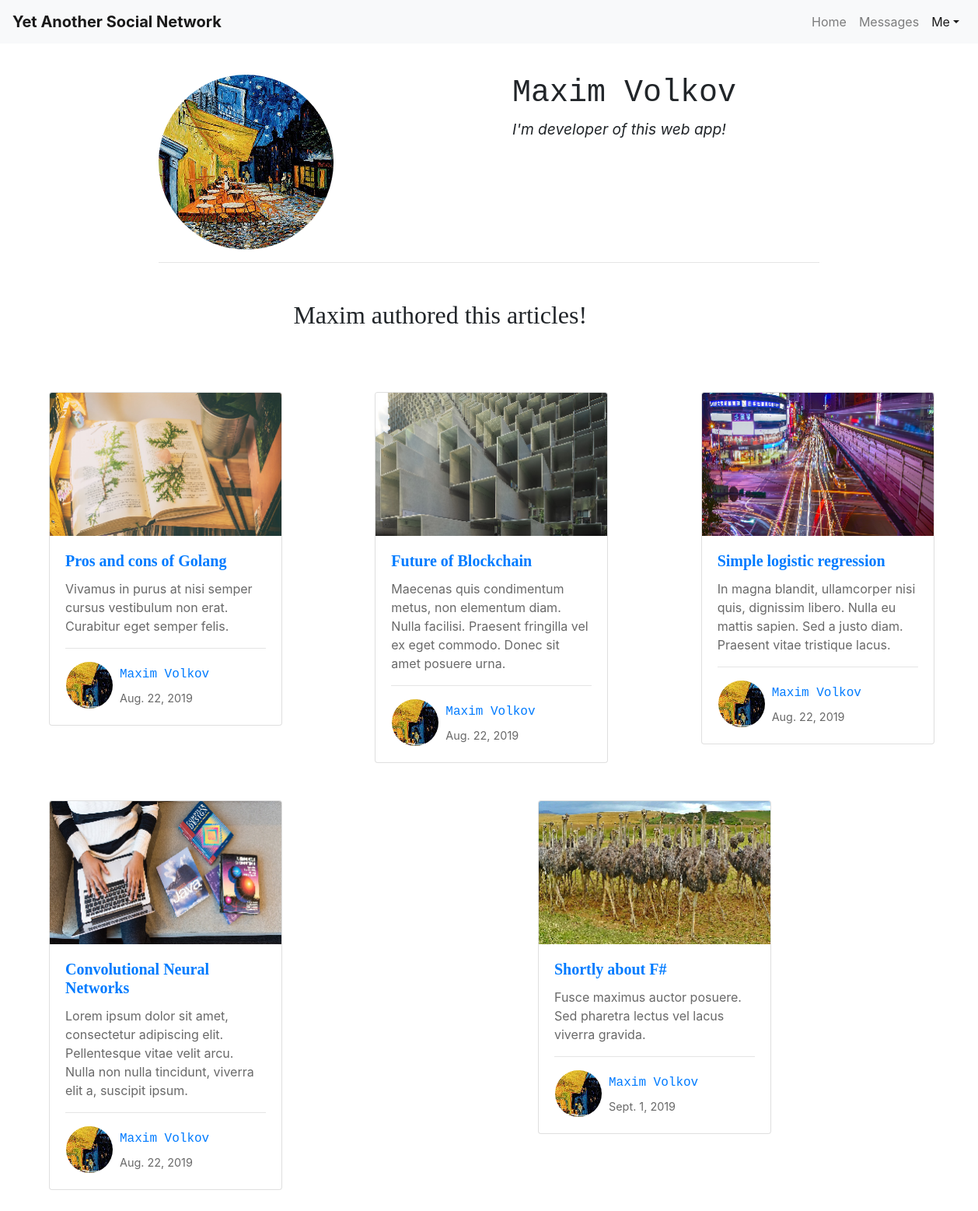
Page /user/maximvolk (signed in) on the committed database.
### users/models.py (models this page shows, shortened)
class CustomUser(AbstractUser):
    description = models.CharField(max_length=256)
    avatar = models.ImageField(upload_to=get_avatar_path, default='avatars/default.png', blank=True)
    avatar_preview = models.ImageField(upload_to=get_avatar_preview_path, null=True)

### blog/models.py (models this page shows, shortened)
class Article(models.Model):
    categories = [
        ('prog', 'Programming'),
        ('robo', 'Robotics'),
        ('math', 'Mathematics'),
        ('cs', 'Computer Science'),
        ('bc', 'Blockchain'),
        ('iot', 'Internet Of Things'),
        ('ml', 'Machine Learning'),
        ('hard', 'Hardware'),
        ('do', 'DevOps')
    ]
    title = models.CharField(max_length=256)
    annotation = models.TextField(max_length=150, default='Lorem ipsum')
    logo = models.ImageField(upload_to=get_logo_path, null=True)
    logo_preview = models.ImageField(upload_to=get_logo_preview_path, null=True)
    category = models.CharField(max_length=4, choices=categories)
    author = models.ForeignKey(get_user_model(), on_delete=models.CASCADE)
    date_created = models.DateField(auto_now_add=True)
    date_modified = models.DateField(auto_now=True)
    body = HTMLField('Content')

### users/views.py (the view)
# urls.py: path('user/', include('users.urls')),
@login_required
def user(request, username):
    user_ = CustomUser.objects.get(username=username)
    articles_ = Article.objects.filter(author__username=user_.username)
    articles = [articles_[i:i + 3] for i in range(0, len(articles_), 3)]
    context = {
        'user': user_,
        'articles': articles
    }
    return render(request, 'users/user.html', context)

### users/context_processors.py (called while the page is built)
def add_login_form(request):
    return {
        'login_form': LoginForm(),
    }

### users/templates/users/user.html (shortened to what this page needs)
{% extends "blog/base.html" %}
{% block content %}
    <div class="container" style="margin-top: 6em; max-width: 70%">
        <div class="row">
            <div class="col">
                <img class="rounded-circle" src="{{ user.avatar.url }}" alt="Author avatar">
            </div>
            <div class="col">
                <div class="container">
                    <div class="row">
                        <div class="col my-auto">
                            <h1 style="font-family: courier;">{{ user.first_name }} {{ user.last_name }}</h1>
                        </div>
                    </div>
                    <div class="row">
                        <div class="col my-auto">
                            <i><p style="font-size: 120%;">{{ user.description }}</p></i>
                        </div>
                    </div>
                </div>
            </div>
        </div>
        <hr>
    </div>
    <div class="mx-auto my-5" style="width: 40%;">
        <h2 style="font-family: verdana;">{{ user.first_name }} authored this articles!</h2>
    </div>
    <div class="container-fluid mx-5" style="padding-top: 2em;">
        {% for article_set in articles %}
            <div class="row mb-5">
                {% for article in article_set %}
                    <div class="col">
                        <div class="card" style="width: 300px;">
                            <a id="preview" href="/home/{{ article.category }}/{{ article.id }}">
                                <img class="card-img-top" src="{{ article.logo_preview.url }}" alt="Card image">
                                <div class="card-body">
                                    <h5 class="card-title" style="font-family: Verdana;"><strong>{{ article.title }}</strong></h5>
                                    <div class="card-text" style="color: dimgrey;">{{ article.annotation }}</div>
                                    <hr>
                                    <a id="author" href="/user/{{ article.author.username }}">
                                        <table>
                                            <tr>
                                                <td rowspan="2">
                                                    <img class="rounded-circle" src="{{ article.author.avatar_preview.url }}" alt="Author avatar">
                                                </td>
                                                <td style="padding-left: 0.5em;">
                                                    <span style="font-family: courier;">{{ article.author.first_name }} {{ article.author.last_name }}</span>
                                                </td>
                                            </tr>
                                            <tr>
                                                <td style="padding-left: 0.5em;">
                                                    <span style="font-size: 90%; color: dimgrey;">{{ article.date_created }}</span>
                                                </td>
                                            </tr>
                                        </table>
                                    </a>
                                </div>
                            </a>
                        </div>
                    </div>
                {% endfor %}
            </div>
        {% empty %}
            <div class="mx-auto my-3" style="width: 50%;">
                <h3>{{ user.first_name }} hasn't written any articles yet.</h3>
            </div>
        {% endfor %}
    </div>
{% endblock %}

### rows in the picture
CustomUser: avatar (picture), first_name "Maxim", last_name "Volkov", description "I'm developer of this web app!"
Article: logo_preview (picture), title "Pros and cons of Golang", annotation "Vivamus in purus at nisi semper cursus vestibulum non erat. Curabitur eget semper felis.", author.avatar_preview (picture), author.first_name "Maxim", author.last_name "Volkov", date_created "Aug. 22, 2019"
Article: logo_preview (picture), title "Future of Blockchain", annotation "Maecenas quis condimentum metus, non elementum diam. Nulla facilisi. Praesent fringilla vel ex eget commodo. Donec sit amet posuere urna.", author.avatar_preview (picture), author.first_name "Maxim", author.last_name "Volkov", date_created "Aug. 22, 2019"
Article: logo_preview (picture), title "Simple logistic regression", annotation "In magna blandit, ullamcorper nisi quis, dignissim libero. Nulla eu mattis sapien. Sed a justo diam. Praesent vitae tristique lacus.", author.avatar_preview (picture), author.first_name "Maxim", author.last_name "Volkov", date_created "Aug. 22, 2019"
Article: logo_preview (picture), title "Convolutional Neural Networks", annotation "Lorem ipsum dolor sit amet, consectetur adipiscing elit. Pellentesque vitae velit arcu. Nulla non nulla tincidunt, viverra elit a, suscipit ipsum.", author.avatar_preview (picture), author.first_name "Maxim", author.last_name "Volkov", date_created "Aug. 22, 2019"
Article: logo_preview (picture), title "Shortly about F#", annotation "Fusce maximus auctor posuere. Sed pharetra lectus vel lacus viverra gravida.", author.avatar_preview (picture), author.first_name "Maxim", author.last_name "Volkov", date_created "Sept. 1, 2019"
